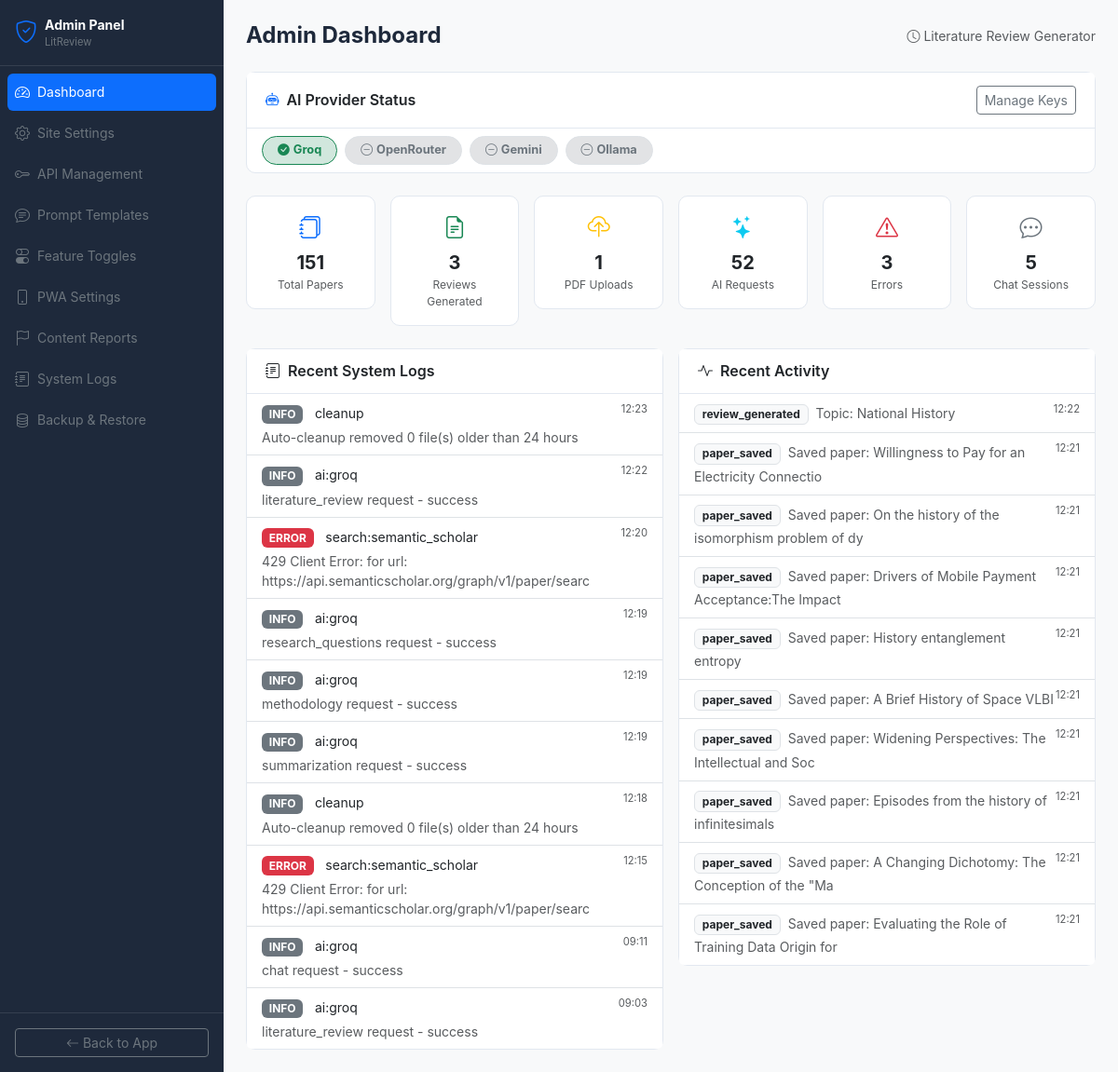
/julisunkan/, run on an earlier commit of the app's database.
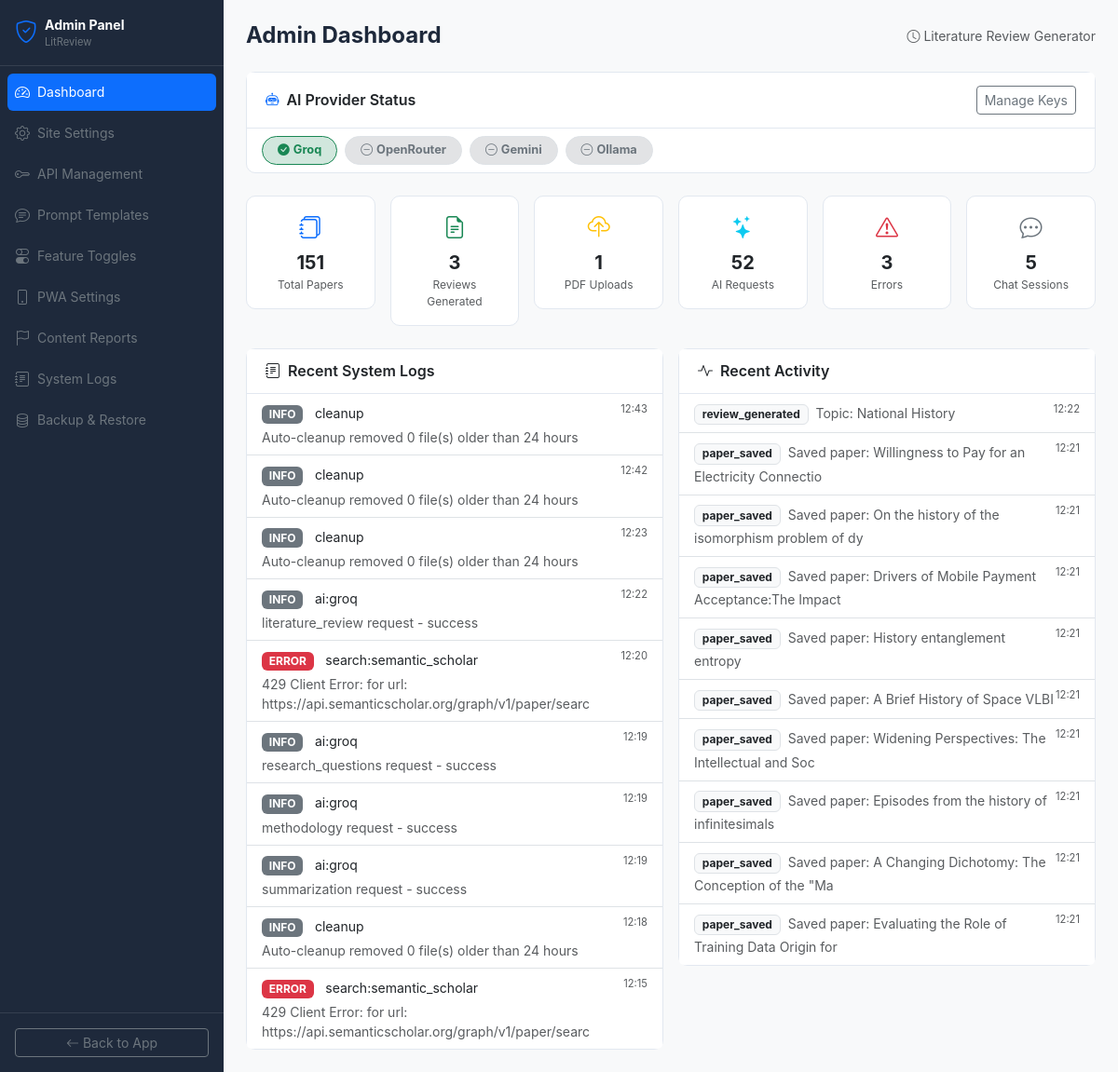
And on a later commit of the database.
### tables this page shows
CREATE TABLE site_settings (
            id INTEGER PRIMARY KEY AUTOINCREMENT,
            key TEXT UNIQUE,
            value TEXT,
            updated_at TIMESTAMP DEFAULT CURRENT_TIMESTAMP
        );

CREATE TABLE system_logs (
            id INTEGER PRIMARY KEY AUTOINCREMENT,
            level TEXT,
            source TEXT,
            message TEXT,
            details TEXT,
            created_at TIMESTAMP DEFAULT CURRENT_TIMESTAMP
        );

CREATE TABLE activity_logs (
            id INTEGER PRIMARY KEY AUTOINCREMENT,
            action TEXT,
            details TEXT,
            ip_address TEXT,
            created_at TIMESTAMP DEFAULT CURRENT_TIMESTAMP
        );

### blueprints/admin.py (the view)
@admin_bp.route('/')
def dashboard():
    from config import Config
    site = get_site_settings()
    db = get_db()
    stats = {
        'papers': db.execute('SELECT COUNT(*) as c FROM papers').fetchone()['c'],
        'reviews': db.execute('SELECT COUNT(*) as c FROM literature_reviews').fetchone()['c'],
        'uploads': db.execute('SELECT COUNT(*) as c FROM uploads').fetchone()['c'],
        'ai_requests': db.execute("SELECT COUNT(*) as c FROM system_logs WHERE source LIKE 'ai:%'").fetchone()['c'],
        'errors': db.execute("SELECT COUNT(*) as c FROM system_logs WHERE level='ERROR'").fetchone()['c'],
        'chat_sessions': db.execute('SELECT COUNT(*) as c FROM chat_sessions').fetchone()['c'],
        'exports': db.execute('SELECT COUNT(*) as c FROM exports').fetchone()['c'],
    }
    recent_logs = db.execute('SELECT * FROM system_logs ORDER BY created_at DESC LIMIT 10').fetchall()
    recent_activity = db.execute('SELECT * FROM activity_logs ORDER BY created_at DESC LIMIT 10').fetchall()
    api_rows = db.execute('SELECT name, key_value FROM api_settings').fetchall()
    db.close()
    db_keys = {r['name']: r['key_value'] for r in api_rows}
    def _has_key(db_name, env_val):
        return bool((db_keys.get(db_name) or '').strip() or (env_val or '').strip())
    ollama_url = (db_keys.get('ollama_url') or Config.OLLAMA_URL or '').strip()
    ollama_ok = bool(ollama_url) and 'localhost' not in ollama_url and '127.0.0.1' not in ollama_url
    ai_provider_status = [
        {'name': 'Groq',        'ok': _has_key('groq_api_key',        Config.GROQ_API_KEY),       'url': '/julisunkan/api-management'},
        {'name': 'OpenRouter',  'ok': _has_key('openrouter_api_key',  Config.OPENROUTER_API_KEY),  'url': '/julisunkan/api-management'},
        {'name': 'Gemini',      'ok': _has_key('gemini_api_key',      Config.GEMINI_API_KEY),      'url': '/julisunkan/api-management'},
        {'name': 'Ollama',      'ok': ollama_ok,                                                    'url': '/julisunkan/api-management'},
    ]
    any_ai_configured = any(p['ok'] for p in ai_provider_status)
    return render_template('admin/dashboard.html', site=site, stats=stats,
                           recent_logs=recent_logs, recent_activity=recent_activity,
                           ai_provider_status=ai_provider_status,
                           any_ai_configured=any_ai_configured)

### blueprints/admin.py (called while the page is built)
def get_site_settings():
    db = get_db()
    rows = db.execute('SELECT key, value FROM site_settings').fetchall()
    db.close()
    return {r['key']: r['value'] for r in rows}

### models/__init__.py (called while the page is built)
def get_db():
    conn = sqlite3.connect(Config.DATABASE_PATH)
    conn.row_factory = sqlite3.Row
    return conn

### templates/admin/dashboard.html (shortened to what this page needs)
{% extends "admin/base.html" %}
{% block admin_content %}
<div class="d-flex justify-content-between align-items-center mb-4">
  <h4 class="fw-bold mb-0">Admin Dashboard</h4>
  <span class="text-muted small"><i class="bi bi-clock me-1"></i>{{ site.get('site_name','LitReview') }}</span>
</div>
{% if not any_ai_configured %}
<div class="alert alert-danger d-flex align-items-start gap-3 mb-4" role="alert">
  <i class="bi bi-exclamation-triangle-fill fs-4 mt-1 flex-shrink-0"></i>
  <div>
    <div class="fw-semibold mb-1">No AI providers are configured — AI features will not work.</div>
    <div class="small mb-2">Add at least one API key to enable literature review generation, summarisation, and other AI features. Groq has a free tier and is recommended.</div>
    <a href="/julisunkan/api-management" class="btn btn-sm btn-danger"><i class="bi bi-key me-1"></i>Configure API Keys</a>
  </div>
</div>
{% else %}
<div class="card mb-4">
  <div class="card-header d-flex align-items-center gap-2">
    <i class="bi bi-robot text-primary"></i>
    <h6 class="mb-0 fw-semibold">AI Provider Status</h6>
    <a href="/julisunkan/api-management" class="btn btn-sm btn-outline-secondary ms-auto">Manage Keys</a>
  </div>
  <div class="card-body py-2">
    <div class="d-flex flex-wrap gap-2">
      {% for p in ai_provider_status %}
      <span class="badge rounded-pill px-3 py-2 {% if p.ok %}bg-success-subtle text-success border border-success{% else %}bg-secondary-subtle text-secondary border{% endif %}" style="font-size:0.8rem;">
        <i class="bi bi-{% if p.ok %}check-circle-fill{% else %}dash-circle{% endif %} me-1"></i>{{ p.name }}
      </span>
      {% endfor %}
    </div>
  </div>
</div>
{% endif %}
<div class="row g-3 mb-4">
  {% for label, val, icon, color in [
    ('Total Papers', stats.papers, 'journals', 'primary'),
    ('Reviews Generated', stats.reviews, 'file-earmark-text', 'success'),
    ('PDF Uploads', stats.uploads, 'cloud-upload', 'warning'),
    ('AI Requests', stats.ai_requests, 'stars', 'info'),
    ('Errors', stats.errors, 'exclamation-triangle', 'danger'),
    ('Chat Sessions', stats.chat_sessions, 'chat-dots', 'secondary'),
  ] %}
  <div class="col-6 col-xl-2">
    <div class="card text-center">
      <div class="card-body py-3">
        <i class="bi bi-{{ icon }} text-{{ color }} fs-4"></i>
        <div class="fw-bold fs-5 mt-1">{{ val }}</div>
        <div class="text-muted" style="font-size:0.75rem;">{{ label }}</div>
      </div>
    </div>
  </div>
  {% endfor %}
</div>
<div class="row g-3">
  <div class="col-md-6">
    <div class="card">
      <div class="card-header"><h6 class="mb-0 fw-semibold"><i class="bi bi-journal-text me-2"></i>Recent System Logs</h6></div>
      <div class="list-group list-group-flush">
        {% for log in recent_logs %}
        <div class="list-group-item py-2">
          <div class="d-flex justify-content-between align-items-start">
            <div>
              <span class="badge bg-{% if log.level=='ERROR' %}danger{% elif log.level=='WARNING' %}warning{% else %}secondary{% endif %} me-2">{{ log.level }}</span>
              <span class="small">{{ log.source }}</span>
              <div class="text-muted small mt-1">{{ log.message[:80] }}</div>
            </div>
            <span class="text-muted" style="font-size:0.7rem;">{{ log.created_at[11:16] }}</span>
          </div>
        </div>
        {% else %}
        <div class="list-group-item text-muted small text-center py-3">No logs yet</div>
        {% endfor %}
      </div>
    </div>
  </div>
  <div class="col-md-6">
    <div class="card">
      <div class="card-header"><h6 class="mb-0 fw-semibold"><i class="bi bi-activity me-2"></i>Recent Activity</h6></div>
      <div class="list-group list-group-flush">
        {% for activity in recent_activity %}
        <div class="list-group-item py-2">
          <div class="d-flex justify-content-between">
            <div><span class="badge bg-light text-dark border me-2">{{ activity.action }}</span><span class="small text-muted">{{ activity.details[:60] }}</span></div>
            <span class="text-muted" style="font-size:0.7rem;">{{ activity.created_at[11:16] }}</span>
          </div>
        </div>
        {% else %}
        <div class="list-group-item text-muted small text-center py-3">No activity yet</div>
        {% endfor %}
      </div>
    </div>
  </div>
</div>
{% endblock %}

### templates/admin/base.html (shortened to what this page needs)
<!DOCTYPE html>
<html lang="en">
<head>
<link href="https://cdn.jsdelivr.net/npm/bootstrap@5.3.2/dist/css/bootstrap.min.css" rel="stylesheet">
<link href="https://cdn.jsdelivr.net/npm/bootstrap-icons@1.11.3/font/bootstrap-icons.min.css" rel="stylesheet">
<link href="/static/css/style.css" rel="stylesheet">
</head>
<body class="bg-light">
<div class="d-flex">
  <nav id="adminSidebar" style="width:240px;min-height:100vh;background:#1e293b;flex-shrink:0;" class="d-flex flex-column">
    <div class="p-3 border-bottom" style="border-color:rgba(255,255,255,0.1)!important;">
      <a href="/julisunkan" class="text-decoration-none">
        <div class="d-flex align-items-center gap-2">
          <i class="bi bi-shield-check text-primary fs-4"></i>
          <div>
            <div class="text-white fw-bold small">Admin Panel</div>
            <div class="text-secondary" style="font-size:0.7rem;">LitReview</div>
          </div>
        </div>
      </a>
    </div>
    <div class="p-2 flex-grow-1 overflow-auto">
      {% set current = request.endpoint %}
      {% for ep, icon, label, href in [
        ('admin.dashboard','speedometer2','Dashboard','/julisunkan/'),
        ('admin.settings','gear','Site Settings','/julisunkan/settings'),
        ('admin.api_management','key','API Management','/julisunkan/api-management'),
        ('admin.prompts','chat-text','Prompt Templates','/julisunkan/prompts'),
        ('admin.features','toggles','Feature Toggles','/julisunkan/features'),
        ('admin.pwa_settings','phone','PWA Settings','/julisunkan/pwa-settings'),
        ('admin.reports','flag','Content Reports','/julisunkan/reports'),
        ('admin.logs','journal-text','System Logs','/julisunkan/logs'),
        ('admin.backup','database','Backup & Restore','/julisunkan/backup'),
      ] %}
      <a href="{{ href }}" class="d-flex align-items-center gap-2 p-2 rounded mb-1 text-decoration-none {% if current == ep %}bg-primary text-white{% else %}text-secondary admin-nav-link{% endif %}">
        <i class="bi bi-{{ icon }}"></i><span class="small">{{ label }}</span>
      </a>
    </div>
    <div class="p-3" style="border-top:1px solid rgba(255,255,255,0.1);">
      <a href="/" class="btn btn-sm btn-outline-secondary w-100"><i class="bi bi-arrow-left me-1"></i>Back to App</a>
    </div>
  </nav>
  <div class="flex-grow-1 p-4">
    <div id="adminToast" class="position-fixed top-0 end-0 p-3" style="z-index:9999;"></div>
    {% block admin_content %}{% endblock %}
  </div>
</div>
</body>
</html>

### static/css/style.css (style rules this page uses)
:root { --primary: #2563eb; --primary-soft: rgba(37, 99, 235, 0.1); --success-soft: rgba(22, 163, 74, 0.1); --warning-soft: rgba(217, 119, 6, 0.1); --info-soft: rgba(8, 145, 178, 0.1); --sidebar-w: 240px; --sidebar-bg: #1e293b; --top-nav-h: 56px; }
body { font-family: 'Inter', -apple-system, BlinkMacSystemFont, 'Segoe UI', sans-serif; background: #f1f5f9; color: #1e293b; overflow-x: hidden; }
.card { border: 1px solid #e2e8f0; border-radius: 10px; }
.card-header { background: white; border-bottom: 1px solid #e2e8f0; padding: 0.875rem 1.25rem; font-size: 0.9rem; }

What changed in the data, as far as the page shows it:
no longer on this page (row unchanged): system_logs: level "INFO", source "ai:groq", message "chat request - success", created_at "09:11"
no longer on this page (row unchanged): system_logs: level "INFO", source "ai:groq", message "literature_review request - success", created_at "09:03"
added system_logs: level "INFO", source "cleanup", message "Auto-cleanup removed 0 file(s) older than 24 hours", created_at "12:43"
added system_logs: level "INFO", source "cleanup", message "Auto-cleanup removed 0 file(s) older than 24 hours", created_at "12:42"
